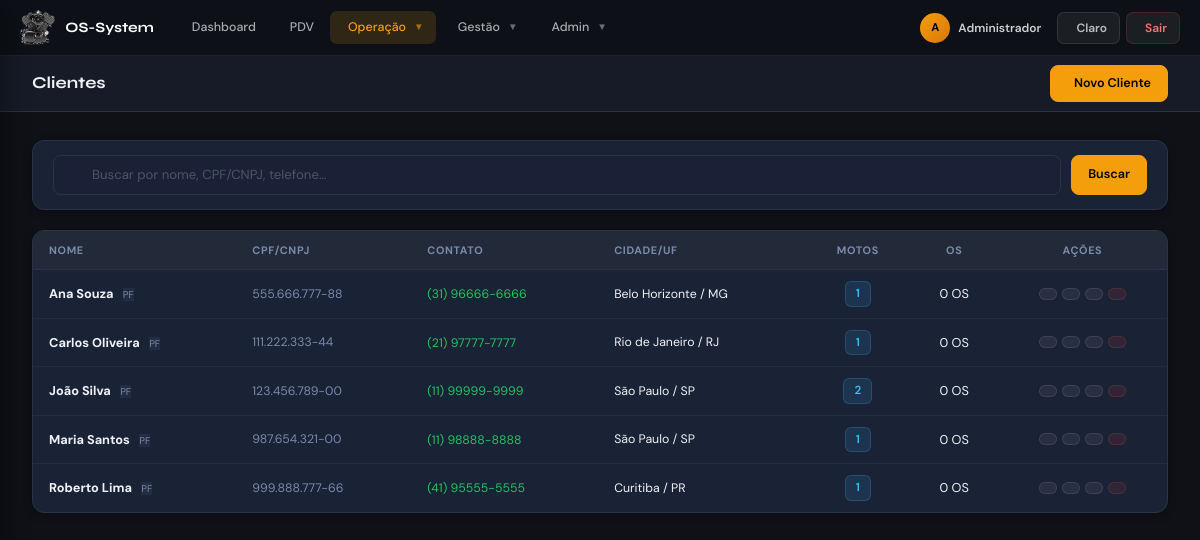
/modules/clientes/clientes.php (signed in), run on the app's committed database.
### tables this page shows
CREATE TABLE IF NOT EXISTS `clientes` (
  `id`          INT(11) NOT NULL AUTO_INCREMENT,
  `tipo`        ENUM('pf','pj') NOT NULL DEFAULT 'pf',
  `nome`        VARCHAR(100) NOT NULL,
  `cpf_cnpj`   VARCHAR(20) DEFAULT NULL,
  `rg_ie`      VARCHAR(30) DEFAULT NULL,
  `telefone`    VARCHAR(20) DEFAULT NULL,
  `celular`     VARCHAR(20) DEFAULT NULL,
  `email`       VARCHAR(100) DEFAULT NULL,
  `cep`         VARCHAR(10) DEFAULT NULL,
  `endereco`    TEXT DEFAULT NULL,
  `numero`      VARCHAR(10) DEFAULT NULL,
  `complemento` VARCHAR(100) DEFAULT NULL,
  `bairro`      VARCHAR(100) DEFAULT NULL,
  `cidade`      VARCHAR(100) DEFAULT NULL,
  `estado`      CHAR(2) DEFAULT NULL,
  `observacoes` TEXT DEFAULT NULL,
  `created_at`  TIMESTAMP DEFAULT CURRENT_TIMESTAMP,
  PRIMARY KEY (`id`),
  KEY `idx_nome` (`nome`(50)),
  KEY `idx_cpf`  (`cpf_cnpj`(20))
);

### modules/clientes/clientes.php (the view, shortened to what this page needs)
<?php
require_once '../../config/config.php';
$busca = trim($_GET['busca'] ?? '');
$where = ''; $params = [];
$stmt = $db->prepare(
    "SELECT c.*, COUNT(DISTINCT m.id) as qtd_motos, COUNT(DISTINCT os.id) as qtd_os
     FROM clientes c
     LEFT JOIN motos m ON m.cliente_id = c.id
     LEFT JOIN ordens_servico os ON os.cliente_id = c.id
     $where GROUP BY c.id ORDER BY c.nome"
);
$stmt->execute($params);
$clientes = $stmt->fetchAll(PDO::FETCH_ASSOC);
?>
<?php include '../../includes/sidebar.php'; ?>
<header class="os-topbar">
  <div class="topbar-title">Clientes</div>
  <div class="topbar-actions">
    <button class="btn-os btn-os-primary" onclick="abrirModalCliente()">
      <i class="ph-bold ph-user-plus"></i> Novo Cliente
    </button>
  </div>
</header>
<main class="os-content">
<div class="os-card" style="margin-bottom:20px">
  <div class="os-card-body" style="padding:14px 20px">
    <form method="GET" style="display:flex;gap:10px">
      <div style="position:relative;flex:1">
        <input type="text" name="busca" class="os-input" style="padding-left:38px"
               placeholder="Buscar por nome, CPF/CNPJ, telefone..." value="<?= htmlspecialchars($busca) ?>">
      </div>
      <button type="submit" class="btn-os btn-os-primary">Buscar</button>
    </form>
  </div>
</div>
<div class="os-card">
  <div class="os-card-body" style="padding:0">
    <div style="overflow-x:auto">
      <table class="os-table">
        <thead>
          <tr>
            <th>Nome</th><th>CPF/CNPJ</th><th>Contato</th>
            <th>Cidade/UF</th><th style="text-align:center">Motos</th>
            <th style="text-align:center">OS</th><th style="text-align:center">Ações</th>
          </tr>
        </thead>
        <tbody>
          <?php foreach ($clientes as $c): ?>
          <tr>
            <td>
              <strong><?= htmlspecialchars($c['nome']) ?></strong>
              <span class="os-badge <?= ($c['tipo']??'pf')==='pj' ? 'os-badge-blue':'os-badge-gray' ?>" style="margin-left:6px;font-size:.65rem"><?= strtoupper($c['tipo']??'PF') ?></span>
            </td>
            <td style="font-size:.82rem;color:var(--text-muted)"><?= htmlspecialchars($c['cpf_cnpj']??'-') ?></td>
            <td>
              <?php $tel = $c['celular'] ?? $c['telefone'] ?? ''; if ($tel): $f = preg_replace('/(\d{2})(\d{4,5})(\d{4})/', '($1) $2-$3', $tel); ?>
              <a href="https://wa.me/55<?= $tel ?>" target="_blank" style="color:var(--success);text-decoration:none;font-size:.82rem">
                <i class="ph-bold ph-whatsapp-logo"></i> <?= htmlspecialchars($f) ?>
              </a>
              <?php else: ?><span style="color:var(--text-muted);font-size:.8rem">—</span><?php endif; ?>
            </td>
            <td style="font-size:.82rem"><?= htmlspecialchars(trim(($c['cidade']??'').($c['estado']?' / '.$c['estado']:''))?:'—') ?></td>
            <td style="text-align:center">
              <button style="background:rgba(56,189,248,.12);color:#38bdf8;border:1px solid rgba(56,189,248,.2);padding:3px 10px;border-radius:6px;cursor:pointer;font-size:.78rem;font-weight:600"
                      onclick="verMotos(<?= $c['id'] ?>, '<?= addslashes($c['nome']) ?>')">
                <i class="ph-bold ph-motorcycle"></i> <?= (int)$c['qtd_motos'] ?>
              </button>
            </td>
            <td style="text-align:center"><span class="os-badge os-badge-green"><?= (int)$c['qtd_os'] ?> OS</span></td>
            <td style="text-align:center">
              <div style="display:flex;gap:5px;justify-content:center">
                <button class="btn-os btn-os-ghost" style="padding:5px 8px" title="Editar"
                        onclick='editarCliente(<?= htmlspecialchars(json_encode($c),ENT_QUOTES) ?>)'>
                </button>
                <button class="btn-os btn-os-ghost" style="padding:5px 8px" title="Adicionar moto"
                        onclick="abrirModalMoto(<?= $c['id'] ?>)">
                </button>
                <a href="<?= $baseUrl ?>/modules/os/os.php?novo_cliente_id=<?= $c['id'] ?>"
                   class="btn-os btn-os-ghost" style="padding:5px 8px" title="Nova OS">
                </a>
                <button style="background:rgba(239,68,68,.1);border:1px solid rgba(239,68,68,.2);color:#ef4444;padding:5px 8px;border-radius:7px;cursor:pointer" title="Excluir"
                        onclick="confirmarExclusaoCliente(<?= $c['id'] ?>)">
                </button>
              </div>
            </td>
          </tr>
          <?php endforeach; ?>
        </tbody>
      </table>
    </div>
  </div>
</div>
</main>
<?php include '../../includes/footer.php'; ?>

### includes/sidebar.php (style rules this page uses)
.os-topbar { top: 56px; }

### data on the page
clientes: nome "Ana Souza", tipo "PF", cpf_cnpj "555.666.777-88", celular "(31) 96666-6666", cidade+estado "Belo Horizonte / MG", qtd_motos "1", qtd_os "0"
clientes: nome "Carlos Oliveira", tipo "PF", cpf_cnpj "111.222.333-44", celular "(21) 97777-7777", cidade+estado "Rio de Janeiro / RJ", qtd_motos "1", qtd_os "0"
clientes: nome "João Silva", tipo "PF", cpf_cnpj "123.456.789-00", celular "(11) 99999-9999", cidade+estado "São Paulo / SP", qtd_motos "2", qtd_os "0"
clientes: nome "Maria Santos", tipo "PF", cpf_cnpj "987.654.321-00", celular "(11) 98888-8888", cidade+estado "São Paulo / SP", qtd_motos "1", qtd_os "0"
clientes: nome "Roberto Lima", tipo "PF", cpf_cnpj "999.888.777-66", celular "(41) 95555-5555", cidade+estado "Curitiba / PR", qtd_motos "1", qtd_os "0"

### other printed values
$_sistemaConfig['nome_sistema'] "OS-System"
$iniciais "A"
$usuario['nome'] "Administrador"
